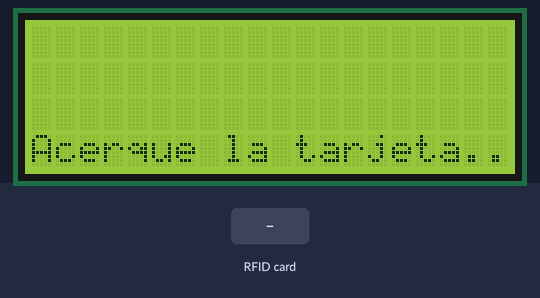
Simulated run of this program. Board: Raspberry Pi (header pin numbers). Parts: 20×4 character LCD. The inputs (shaded band) are chosen by the test bench. The RFID card's data blocks start empty.

Above: at 1.4 s.
1.5 s: RFID card 5E 7A 19 C4 held to the reader
At 1.57 s:
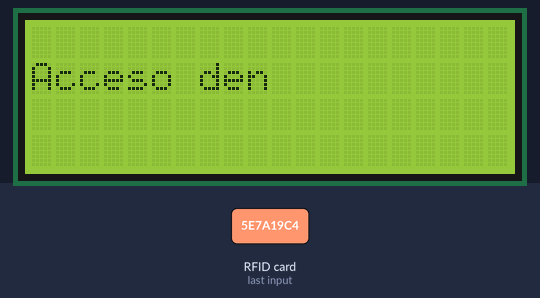
At 2.4 s:
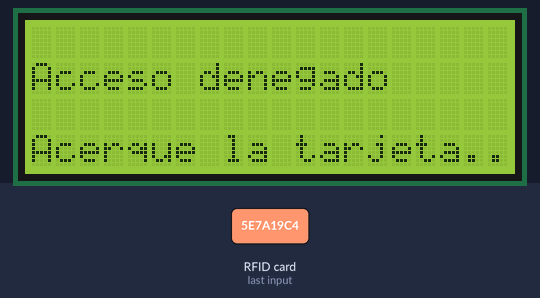
Timing chart, 0 to 4.5 s (numbered marks = the images above; inputs shaded):
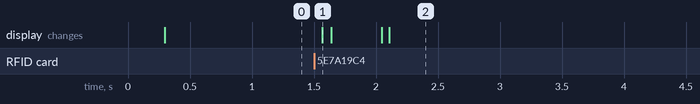

The program:

lecturaFinal.py
```python
# -*- coding: utf-8 -*-
import RPi.GPIO as GPIO
from mfrc522 import SimpleMFRC522
import base64
import requests
import drivers

# Configuracion de los pines de la Raspberry Pi
GPIO.setmode(GPIO.BOARD)
GPIO.setwarnings(False)

# Inicializacion del lector RFID
reader = SimpleMFRC522()
#LCD i2C
display = drivers.Lcd()

# Ciclo infinito para leer las tarjetas RFID
while True:

    # Espera a que se coloque una tarjeta en el lector
    display.lcd_display_string("Acerque la tarjeta..",4)
    id, text = reader.read()
    #print(text)
    # Decodificacion del texto en base64
    decoded_text = base64.b64decode(text)
    #print(type(decoded_text))
    data_str = decoded_text.decode('utf-8')
    # Verificacion de la presencia del simbolo '&'
    if '&' not in data_str:
        display.lcd_clear()
        display.lcd_display_string("Acceso denegado",2)
        continue
    data_str = data_str.strip().replace(' ', '').replace('b', '')
    ncontrol, password = data_str.split('&')
    payload = {
    'ncontrol': ncontrol,
    'password': password
    }
    #print(payload)
    # Realización del request
    response = requests.post('https://flaskapi-mu.vercel.app/all', json=payload)

    # Verificación del status code del request
    if response.status_code == 200:
        objeto = response.json()[0]
        nombre = str(objeto['nombre'])
        objeto2= response.json()[1]
        estatus = str(objeto2['estatus'])
        #print(nombre)
        #print("Acceso correcto")
        display.lcd_clear()
        display.lcd_display_string("Acceso correcto", 1)
        display.lcd_display_string(nombre, 2)
        display.lcd_display_string(estatus, 3)

    else:
        display.lcd_clear()
        display.lcd_display_string("Acceso Denegado", 1)

    GPIO.cleanup()
```

Measured:
- after the input at 1.5 s, the display: changes after 0.06 s (image 1)
